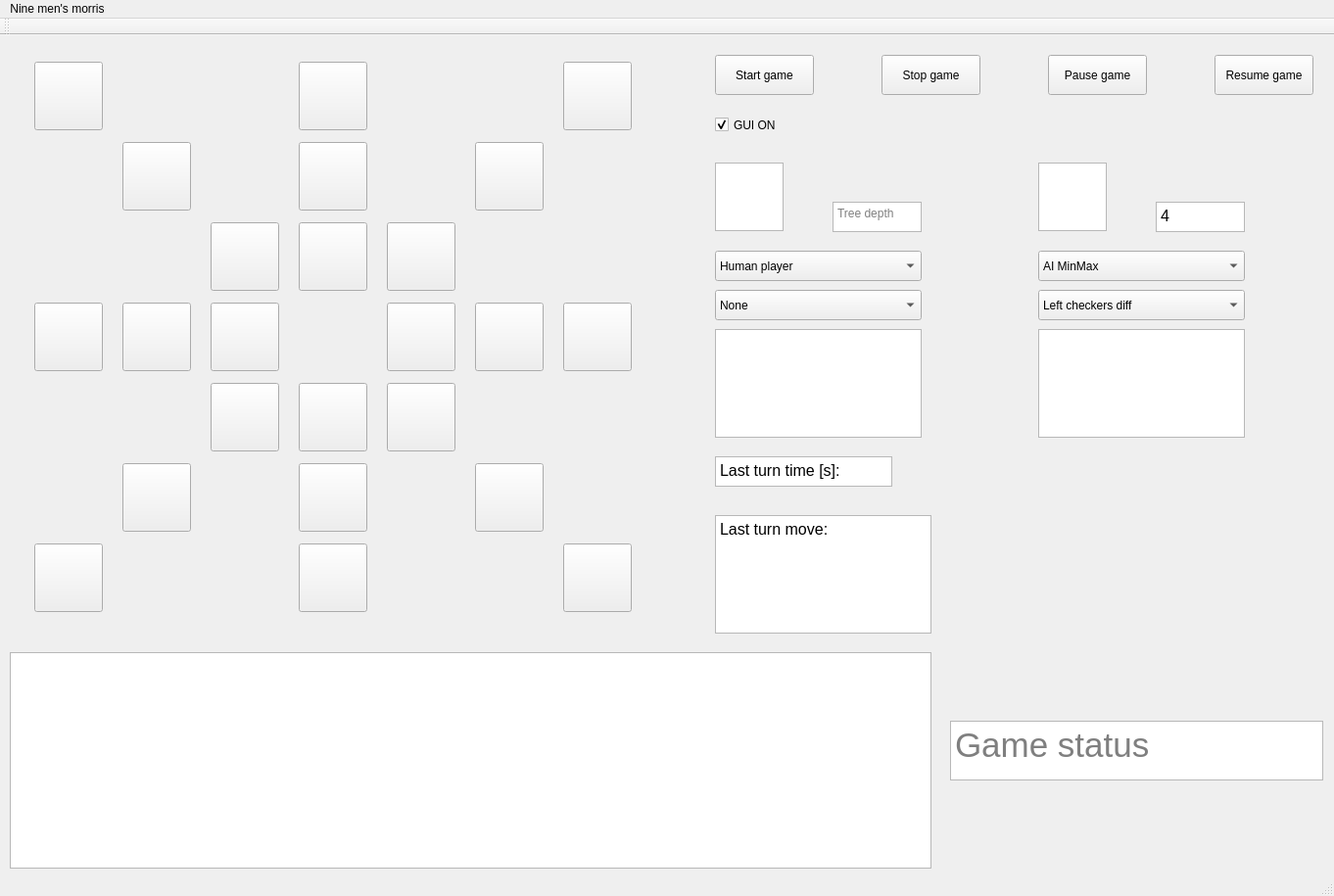
<?xml version="1.0" encoding="UTF-8"?>
<ui version="4.0">
 <class>MainWindow</class>
 <widget class="QMainWindow" name="MainWindow">
  <property name="geometry">
   <rect>
    <x>0</x>
    <y>0</y>
    <width>1362</width>
    <height>915</height>
   </rect>
  </property>
  <property name="windowTitle">
   <string>Nine men's morris</string>
  </property>
  <widget class="QWidget" name="centralWidget">
   <widget class="QWidget" name="layoutWidget">
    <property name="geometry">
     <rect>
      <x>10</x>
      <y>10</y>
      <width>661</width>
      <height>601</height>
     </rect>
    </property>
    <layout class="QGridLayout" name="boardGridLayout">
     <property name="sizeConstraint">
      <enum>QLayout::SetNoConstraint</enum>
     </property>
     <item row="3" column="4">
      <widget class="QPushButton" name="boardField_4e">
       <property name="minimumSize">
        <size>
         <width>70</width>
         <height>70</height>
        </size>
       </property>
       <property name="maximumSize">
        <size>
         <width>70</width>
         <height>70</height>
        </size>
       </property>
       <property name="text">
        <string/>
       </property>
       <attribute name="buttonGroup">
        <string notr="true">boardFieldsGroup</string>
       </attribute>
      </widget>
     </item>
     <item row="6" column="3">
      <widget class="QPushButton" name="boardField_1d">
       <property name="minimumSize">
        <size>
         <width>70</width>
         <height>70</height>
        </size>
       </property>
       <property name="maximumSize">
        <size>
         <width>70</width>
         <height>70</height>
        </size>
       </property>
       <property name="styleSheet">
        <string notr="true"/>
       </property>
       <property name="text">
        <string/>
       </property>
       <attribute name="buttonGroup">
        <string notr="true">boardFieldsGroup</string>
       </attribute>
      </widget>
     </item>
     <item row="6" column="6">
      <widget class="QPushButton" name="boardField_1g">
       <property name="minimumSize">
        <size>
         <width>70</width>
         <height>70</height>
        </size>
       </property>
       <property name="maximumSize">
        <size>
         <width>70</width>
         <height>70</height>
        </size>
       </property>
       <property name="text">
        <string/>
       </property>
       <attribute name="buttonGroup">
        <string notr="true">boardFieldsGroup</string>
       </attribute>
      </widget>
     </item>
     <item row="0" column="3">
      <widget class="QPushButton" name="boardField_7d">
       <property name="minimumSize">
        <size>
         <width>70</width>
         <height>70</height>
        </size>
       </property>
       <property name="maximumSize">
        <size>
         <width>70</width>
         <height>70</height>
        </size>
       </property>
       <property name="text">
        <string/>
       </property>
       <attribute name="buttonGroup">
        <string notr="true">boardFieldsGroup</string>
       </attribute>
      </widget>
     </item>
     <item row="2" column="4">
      <widget class="QPushButton" name="boardField_5e">
       <property name="minimumSize">
        <size>
         <width>70</width>
         <height>70</height>
        </size>
       </property>
       <property name="maximumSize">
        <size>
         <width>70</width>
         <height>70</height>
        </size>
       </property>
       <property name="text">
        <string/>
       </property>
       <attribute name="buttonGroup">
        <string notr="true">boardFieldsGroup</string>
       </attribute>
      </widget>
     </item>
     <item row="5" column="1">
      <widget class="QPushButton" name="boardField_2b">
       <property name="minimumSize">
        <size>
         <width>70</width>
         <height>70</height>
        </size>
       </property>
       <property name="maximumSize">
        <size>
         <width>70</width>
         <height>70</height>
        </size>
       </property>
       <property name="text">
        <string/>
       </property>
       <attribute name="buttonGroup">
        <string notr="true">boardFieldsGroup</string>
       </attribute>
      </widget>
     </item>
     <item row="2" column="3">
      <widget class="QPushButton" name="boardField_5d">
       <property name="minimumSize">
        <size>
         <width>70</width>
         <height>70</height>
        </size>
       </property>
       <property name="maximumSize">
        <size>
         <width>70</width>
         <height>70</height>
        </size>
       </property>
       <property name="text">
        <string/>
       </property>
       <attribute name="buttonGroup">
        <string notr="true">boardFieldsGroup</string>
       </attribute>
      </widget>
     </item>
     <item row="5" column="5">
      <widget class="QPushButton" name="boardField_2f">
       <property name="minimumSize">
        <size>
         <width>70</width>
         <height>70</height>
        </size>
       </property>
       <property name="maximumSize">
        <size>
         <width>70</width>
         <height>70</height>
        </size>
       </property>
       <property name="text">
        <string/>
       </property>
       <attribute name="buttonGroup">
        <string notr="true">boardFieldsGroup</string>
       </attribute>
      </widget>
     </item>
     <item row="3" column="2">
      <widget class="QPushButton" name="boardField_4c">
       <property name="minimumSize">
        <size>
         <width>70</width>
         <height>70</height>
        </size>
       </property>
       <property name="maximumSize">
        <size>
         <width>70</width>
         <height>70</height>
        </size>
       </property>
       <property name="text">
        <string/>
       </property>
       <attribute name="buttonGroup">
        <string notr="true">boardFieldsGroup</string>
       </attribute>
      </widget>
     </item>
     <item row="0" column="0">
      <widget class="QPushButton" name="boardField_7a">
       <property name="sizePolicy">
        <sizepolicy hsizetype="Minimum" vsizetype="Fixed">
         <horstretch>0</horstretch>
         <verstretch>0</verstretch>
        </sizepolicy>
       </property>
       <property name="minimumSize">
        <size>
         <width>70</width>
         <height>70</height>
        </size>
       </property>
       <property name="maximumSize">
        <size>
         <width>70</width>
         <height>70</height>
        </size>
       </property>
       <property name="text">
        <string/>
       </property>
       <attribute name="buttonGroup">
        <string notr="true">boardFieldsGroup</string>
       </attribute>
      </widget>
     </item>
     <item row="1" column="3">
      <widget class="QPushButton" name="boardField_6d">
       <property name="minimumSize">
        <size>
         <width>70</width>
         <height>70</height>
        </size>
       </property>
       <property name="maximumSize">
        <size>
         <width>70</width>
         <height>70</height>
        </size>
       </property>
       <property name="text">
        <string/>
       </property>
       <attribute name="buttonGroup">
        <string notr="true">boardFieldsGroup</string>
       </attribute>
      </widget>
     </item>
     <item row="2" column="2">
      <widget class="QPushButton" name="boardField_5c">
       <property name="minimumSize">
        <size>
         <width>70</width>
         <height>70</height>
        </size>
       </property>
       <property name="maximumSize">
        <size>
         <width>70</width>
         <height>70</height>
        </size>
       </property>
       <property name="text">
        <string/>
       </property>
       <attribute name="buttonGroup">
        <string notr="true">boardFieldsGroup</string>
       </attribute>
      </widget>
     </item>
     <item row="3" column="0">
      <widget class="QPushButton" name="boardField_4a">
       <property name="minimumSize">
        <size>
         <width>70</width>
         <height>70</height>
        </size>
       </property>
       <property name="maximumSize">
        <size>
         <width>70</width>
         <height>70</height>
        </size>
       </property>
       <property name="text">
        <string/>
       </property>
       <attribute name="buttonGroup">
        <string notr="true">boardFieldsGroup</string>
       </attribute>
      </widget>
     </item>
     <item row="3" column="6">
      <widget class="QPushButton" name="boardField_4g">
       <property name="minimumSize">
        <size>
         <width>70</width>
         <height>70</height>
        </size>
       </property>
       <property name="maximumSize">
        <size>
         <width>70</width>
         <height>70</height>
        </size>
       </property>
       <property name="text">
        <string/>
       </property>
       <attribute name="buttonGroup">
        <string notr="true">boardFieldsGroup</string>
       </attribute>
      </widget>
     </item>
     <item row="4" column="4">
      <widget class="QPushButton" name="boardField_3e">
       <property name="minimumSize">
        <size>
         <width>70</width>
         <height>70</height>
        </size>
       </property>
       <property name="maximumSize">
        <size>
         <width>70</width>
         <height>70</height>
        </size>
       </property>
       <property name="text">
        <string/>
       </property>
       <attribute name="buttonGroup">
        <string notr="true">boardFieldsGroup</string>
       </attribute>
      </widget>
     </item>
     <item row="6" column="0">
      <widget class="QPushButton" name="boardField_1a">
       <property name="minimumSize">
        <size>
         <width>70</width>
         <height>70</height>
        </size>
       </property>
       <property name="maximumSize">
        <size>
         <width>70</width>
         <height>70</height>
        </size>
       </property>
       <property name="text">
        <string/>
       </property>
       <attribute name="buttonGroup">
        <string notr="true">boardFieldsGroup</string>
       </attribute>
      </widget>
     </item>
     <item row="5" column="3">
      <widget class="QPushButton" name="boardField_2d">
       <property name="minimumSize">
        <size>
         <width>70</width>
         <height>70</height>
        </size>
       </property>
       <property name="maximumSize">
        <size>
         <width>70</width>
         <height>70</height>
        </size>
       </property>
       <property name="text">
        <string/>
       </property>
       <attribute name="buttonGroup">
        <string notr="true">boardFieldsGroup</string>
       </attribute>
      </widget>
     </item>
     <item row="3" column="1">
      <widget class="QPushButton" name="boardField_4b">
       <property name="minimumSize">
        <size>
         <width>70</width>
         <height>70</height>
        </size>
       </property>
       <property name="maximumSize">
        <size>
         <width>70</width>
         <height>70</height>
        </size>
       </property>
       <property name="text">
        <string/>
       </property>
       <attribute name="buttonGroup">
        <string notr="true">boardFieldsGroup</string>
       </attribute>
      </widget>
     </item>
     <item row="3" column="5">
      <widget class="QPushButton" name="boardField_4f">
       <property name="minimumSize">
        <size>
         <width>70</width>
         <height>70</height>
        </size>
       </property>
       <property name="maximumSize">
        <size>
         <width>70</width>
         <height>70</height>
        </size>
       </property>
       <property name="text">
        <string/>
       </property>
       <attribute name="buttonGroup">
        <string notr="true">boardFieldsGroup</string>
       </attribute>
      </widget>
     </item>
     <item row="4" column="3">
      <widget class="QPushButton" name="boardField_3d">
       <property name="minimumSize">
        <size>
         <width>70</width>
         <height>70</height>
        </size>
       </property>
       <property name="maximumSize">
        <size>
         <width>70</width>
         <height>70</height>
        </size>
       </property>
       <property name="text">
        <string/>
       </property>
       <attribute name="buttonGroup">
        <string notr="true">boardFieldsGroup</string>
       </attribute>
      </widget>
     </item>
     <item row="1" column="1">
      <widget class="QPushButton" name="boardField_6b">
       <property name="minimumSize">
        <size>
         <width>70</width>
         <height>70</height>
        </size>
       </property>
       <property name="maximumSize">
        <size>
         <width>70</width>
         <height>70</height>
        </size>
       </property>
       <property name="text">
        <string/>
       </property>
       <attribute name="buttonGroup">
        <string notr="true">boardFieldsGroup</string>
       </attribute>
      </widget>
     </item>
     <item row="0" column="6">
      <widget class="QPushButton" name="boardField_7g">
       <property name="minimumSize">
        <size>
         <width>70</width>
         <height>70</height>
        </size>
       </property>
       <property name="maximumSize">
        <size>
         <width>70</width>
         <height>70</height>
        </size>
       </property>
       <property name="text">
        <string/>
       </property>
       <attribute name="buttonGroup">
        <string notr="true">boardFieldsGroup</string>
       </attribute>
      </widget>
     </item>
     <item row="4" column="2">
      <widget class="QPushButton" name="boardField_3c">
       <property name="minimumSize">
        <size>
         <width>70</width>
         <height>70</height>
        </size>
       </property>
       <property name="maximumSize">
        <size>
         <width>70</width>
         <height>70</height>
        </size>
       </property>
       <property name="text">
        <string/>
       </property>
       <attribute name="buttonGroup">
        <string notr="true">boardFieldsGroup</string>
       </attribute>
      </widget>
     </item>
     <item row="1" column="5">
      <widget class="QPushButton" name="boardField_6f">
       <property name="minimumSize">
        <size>
         <width>70</width>
         <height>70</height>
        </size>
       </property>
       <property name="maximumSize">
        <size>
         <width>70</width>
         <height>70</height>
        </size>
       </property>
       <property name="text">
        <string/>
       </property>
       <attribute name="buttonGroup">
        <string notr="true">boardFieldsGroup</string>
       </attribute>
      </widget>
     </item>
    </layout>
   </widget>
   <widget class="QPushButton" name="gameStartButton">
    <property name="geometry">
     <rect>
      <x>730</x>
      <y>20</y>
      <width>101</width>
      <height>41</height>
     </rect>
    </property>
    <property name="text">
     <string>Start game</string>
    </property>
   </widget>
   <widget class="QGraphicsView" name="whitePlayerImage">
    <property name="geometry">
     <rect>
      <x>730</x>
      <y>130</y>
      <width>70</width>
      <height>70</height>
     </rect>
    </property>
    <property name="styleSheet">
     <string notr="true">border-image: url(:/images/images/white_piece.png) 0 0 0 0 stretch stretch;</string>
    </property>
   </widget>
   <widget class="QGraphicsView" name="blackPlayerImage">
    <property name="geometry">
     <rect>
      <x>1060</x>
      <y>130</y>
      <width>70</width>
      <height>70</height>
     </rect>
    </property>
    <property name="styleSheet">
     <string notr="true">border-image: url(:/images/images/black_piece.png) 0 0 0 0 stretch stretch;</string>
    </property>
   </widget>
   <widget class="QTextBrowser" name="whitePlayerInfo">
    <property name="geometry">
     <rect>
      <x>730</x>
      <y>300</y>
      <width>211</width>
      <height>111</height>
     </rect>
    </property>
   </widget>
   <widget class="QTextBrowser" name="blackPlayerInfo">
    <property name="geometry">
     <rect>
      <x>1060</x>
      <y>300</y>
      <width>211</width>
      <height>111</height>
     </rect>
    </property>
   </widget>
   <widget class="QPushButton" name="gameStopButton">
    <property name="geometry">
     <rect>
      <x>900</x>
      <y>20</y>
      <width>101</width>
      <height>41</height>
     </rect>
    </property>
    <property name="text">
     <string>Stop game</string>
    </property>
   </widget>
   <widget class="QPushButton" name="gamePauseButton">
    <property name="geometry">
     <rect>
      <x>1070</x>
      <y>20</y>
      <width>101</width>
      <height>41</height>
     </rect>
    </property>
    <property name="text">
     <string>Pause game</string>
    </property>
   </widget>
   <widget class="QPushButton" name="gameResumeButton">
    <property name="geometry">
     <rect>
      <x>1240</x>
      <y>20</y>
      <width>101</width>
      <height>41</height>
     </rect>
    </property>
    <property name="text">
     <string>Resume game</string>
    </property>
   </widget>
   <widget class="QComboBox" name="whitePlayerTypeCombo">
    <property name="geometry">
     <rect>
      <x>730</x>
      <y>220</y>
      <width>211</width>
      <height>31</height>
     </rect>
    </property>
    <item>
     <property name="text">
      <string>Human player</string>
     </property>
    </item>
    <item>
     <property name="text">
      <string>AI MinMax</string>
     </property>
    </item>
    <item>
     <property name="text">
      <string>AI AlphaBeta</string>
     </property>
    </item>
   </widget>
   <widget class="QComboBox" name="blackPlayerTypeCombo">
    <property name="geometry">
     <rect>
      <x>1060</x>
      <y>220</y>
      <width>211</width>
      <height>31</height>
     </rect>
    </property>
    <item>
     <property name="text">
      <string>AI MinMax</string>
     </property>
    </item>
    <item>
     <property name="text">
      <string>AI AlphaBeta</string>
     </property>
    </item>
    <item>
     <property name="text">
      <string>HumanPlayer</string>
     </property>
    </item>
   </widget>
   <widget class="QTextBrowser" name="lastTurnTimeText">
    <property name="geometry">
     <rect>
      <x>730</x>
      <y>430</y>
      <width>181</width>
      <height>31</height>
     </rect>
    </property>
    <property name="html">
     <string>&lt;!DOCTYPE HTML PUBLIC &quot;-//W3C//DTD HTML 4.0//EN&quot; &quot;http://www.w3.org/TR/REC-html40/strict.dtd&quot;&gt;
&lt;html&gt;&lt;head&gt;&lt;meta name=&quot;qrichtext&quot; content=&quot;1&quot; /&gt;&lt;style type=&quot;text/css&quot;&gt;
p, li { white-space: pre-wrap; }
&lt;/style&gt;&lt;/head&gt;&lt;body style=&quot; font-family:'Ubuntu'; font-size:11pt; font-weight:400; font-style:normal;&quot;&gt;
&lt;p style=&quot; margin-top:0px; margin-bottom:0px; margin-left:0px; margin-right:0px; -qt-block-indent:0; text-indent:0px;&quot;&gt;&lt;span style=&quot; font-size:12pt;&quot;&gt;Last turn time [s]: &lt;/span&gt;&lt;/p&gt;&lt;/body&gt;&lt;/html&gt;</string>
    </property>
   </widget>
   <widget class="QTextBrowser" name="lastTurnMoveText">
    <property name="geometry">
     <rect>
      <x>730</x>
      <y>490</y>
      <width>221</width>
      <height>121</height>
     </rect>
    </property>
    <property name="html">
     <string>&lt;!DOCTYPE HTML PUBLIC &quot;-//W3C//DTD HTML 4.0//EN&quot; &quot;http://www.w3.org/TR/REC-html40/strict.dtd&quot;&gt;
&lt;html&gt;&lt;head&gt;&lt;meta name=&quot;qrichtext&quot; content=&quot;1&quot; /&gt;&lt;style type=&quot;text/css&quot;&gt;
p, li { white-space: pre-wrap; }
&lt;/style&gt;&lt;/head&gt;&lt;body style=&quot; font-family:'Ubuntu'; font-size:11pt; font-weight:400; font-style:normal;&quot;&gt;
&lt;p style=&quot; margin-top:0px; margin-bottom:0px; margin-left:0px; margin-right:0px; -qt-block-indent:0; text-indent:0px;&quot;&gt;&lt;span style=&quot; font-size:12pt;&quot;&gt;Last turn move:&lt;/span&gt;&lt;/p&gt;
&lt;p style=&quot;-qt-paragraph-type:empty; margin-top:0px; margin-bottom:0px; margin-left:0px; margin-right:0px; -qt-block-indent:0; text-indent:0px; font-size:12pt;&quot;&gt;&lt;br /&gt;&lt;/p&gt;&lt;/body&gt;&lt;/html&gt;</string>
    </property>
   </widget>
   <widget class="QCheckBox" name="guiOnCheckBox">
    <property name="enabled">
     <bool>true</bool>
    </property>
    <property name="geometry">
     <rect>
      <x>730</x>
      <y>80</y>
      <width>92</width>
      <height>23</height>
     </rect>
    </property>
    <property name="text">
     <string>GUI ON</string>
    </property>
    <property name="checked">
     <bool>true</bool>
    </property>
   </widget>
   <widget class="QTextBrowser" name="gameLogText">
    <property name="geometry">
     <rect>
      <x>10</x>
      <y>630</y>
      <width>941</width>
      <height>221</height>
     </rect>
    </property>
   </widget>
   <widget class="QTextEdit" name="blackPlayerTreeDepthText">
    <property name="geometry">
     <rect>
      <x>1180</x>
      <y>170</y>
      <width>91</width>
      <height>31</height>
     </rect>
    </property>
    <property name="html">
     <string>&lt;!DOCTYPE HTML PUBLIC &quot;-//W3C//DTD HTML 4.0//EN&quot; &quot;http://www.w3.org/TR/REC-html40/strict.dtd&quot;&gt;
&lt;html&gt;&lt;head&gt;&lt;meta name=&quot;qrichtext&quot; content=&quot;1&quot; /&gt;&lt;style type=&quot;text/css&quot;&gt;
p, li { white-space: pre-wrap; }
&lt;/style&gt;&lt;/head&gt;&lt;body style=&quot; font-family:'Ubuntu'; font-size:11pt; font-weight:400; font-style:normal;&quot;&gt;
&lt;p style=&quot; margin-top:0px; margin-bottom:0px; margin-left:0px; margin-right:0px; -qt-block-indent:0; text-indent:0px;&quot;&gt;&lt;span style=&quot; font-size:12pt;&quot;&gt;4&lt;/span&gt;&lt;/p&gt;&lt;/body&gt;&lt;/html&gt;</string>
    </property>
    <property name="placeholderText">
     <string>Tree depth</string>
    </property>
   </widget>
   <widget class="QTextEdit" name="whitePlayerTreeDepthText">
    <property name="geometry">
     <rect>
      <x>850</x>
      <y>170</y>
      <width>91</width>
      <height>31</height>
     </rect>
    </property>
    <property name="html">
     <string>&lt;!DOCTYPE HTML PUBLIC &quot;-//W3C//DTD HTML 4.0//EN&quot; &quot;http://www.w3.org/TR/REC-html40/strict.dtd&quot;&gt;
&lt;html&gt;&lt;head&gt;&lt;meta name=&quot;qrichtext&quot; content=&quot;1&quot; /&gt;&lt;style type=&quot;text/css&quot;&gt;
p, li { white-space: pre-wrap; }
&lt;/style&gt;&lt;/head&gt;&lt;body style=&quot; font-family:'Ubuntu'; font-size:11pt; font-weight:400; font-style:normal;&quot;&gt;
&lt;p style=&quot;-qt-paragraph-type:empty; margin-top:0px; margin-bottom:0px; margin-left:0px; margin-right:0px; -qt-block-indent:0; text-indent:0px;&quot;&gt;&lt;br /&gt;&lt;/p&gt;&lt;/body&gt;&lt;/html&gt;</string>
    </property>
    <property name="placeholderText">
     <string>Tree depth</string>
    </property>
   </widget>
   <widget class="QComboBox" name="whitePlayerHeuristicCombo">
    <property name="geometry">
     <rect>
      <x>730</x>
      <y>260</y>
      <width>211</width>
      <height>31</height>
     </rect>
    </property>
    <item>
     <property name="text">
      <string>None</string>
     </property>
    </item>
    <item>
     <property name="text">
      <string>Left checkers diff</string>
     </property>
    </item>
    <item>
     <property name="text">
      <string>Left checkers diff and morris</string>
     </property>
    </item>
    <item>
     <property name="text">
      <string>Checkers arrangement</string>
     </property>
    </item>
   </widget>
   <widget class="QComboBox" name="blackPlayerHeuristicCombo">
    <property name="geometry">
     <rect>
      <x>1060</x>
      <y>260</y>
      <width>211</width>
      <height>31</height>
     </rect>
    </property>
    <item>
     <property name="text">
      <string>Left checkers diff</string>
     </property>
    </item>
    <item>
     <property name="text">
      <string>Left checkers diff and morris</string>
     </property>
    </item>
    <item>
     <property name="text">
      <string>Checkers arrangement</string>
     </property>
    </item>
    <item>
     <property name="text">
      <string>None</string>
     </property>
    </item>
   </widget>
   <widget class="QTextBrowser" name="gameStatusText">
    <property name="geometry">
     <rect>
      <x>970</x>
      <y>700</y>
      <width>381</width>
      <height>61</height>
     </rect>
    </property>
    <property name="font">
     <font>
      <pointsize>26</pointsize>
     </font>
    </property>
    <property name="html">
     <string>&lt;!DOCTYPE HTML PUBLIC &quot;-//W3C//DTD HTML 4.0//EN&quot; &quot;http://www.w3.org/TR/REC-html40/strict.dtd&quot;&gt;
&lt;html&gt;&lt;head&gt;&lt;meta name=&quot;qrichtext&quot; content=&quot;1&quot; /&gt;&lt;style type=&quot;text/css&quot;&gt;
p, li { white-space: pre-wrap; }
&lt;/style&gt;&lt;/head&gt;&lt;body style=&quot; font-family:'Ubuntu'; font-size:26pt; font-weight:400; font-style:normal;&quot;&gt;
&lt;p style=&quot;-qt-paragraph-type:empty; margin-top:0px; margin-bottom:0px; margin-left:0px; margin-right:0px; -qt-block-indent:0; text-indent:0px;&quot;&gt;&lt;br /&gt;&lt;/p&gt;&lt;/body&gt;&lt;/html&gt;</string>
    </property>
    <property name="placeholderText">
     <string>Game status</string>
    </property>
   </widget>
  </widget>
  <widget class="QMenuBar" name="menuBar">
   <property name="geometry">
    <rect>
     <x>0</x>
     <y>0</y>
     <width>1362</width>
     <height>22</height>
    </rect>
   </property>
   <widget class="QMenu" name="menuNine_men_s_morris">
    <property name="title">
     <string>Nine men's morris</string>
    </property>
   </widget>
   <addaction name="menuNine_men_s_morris"/>
  </widget>
  <widget class="QToolBar" name="mainToolBar">
   <attribute name="toolBarArea">
    <enum>TopToolBarArea</enum>
   </attribute>
   <attribute name="toolBarBreak">
    <bool>false</bool>
   </attribute>
  </widget>
  <widget class="QStatusBar" name="statusBar"/>
 </widget>
 <layoutdefault spacing="6" margin="11"/>
 <resources/>
 <connections/>
 <buttongroups>
  <buttongroup name="boardFieldsGroup"/>
 </buttongroups>
</ui>
